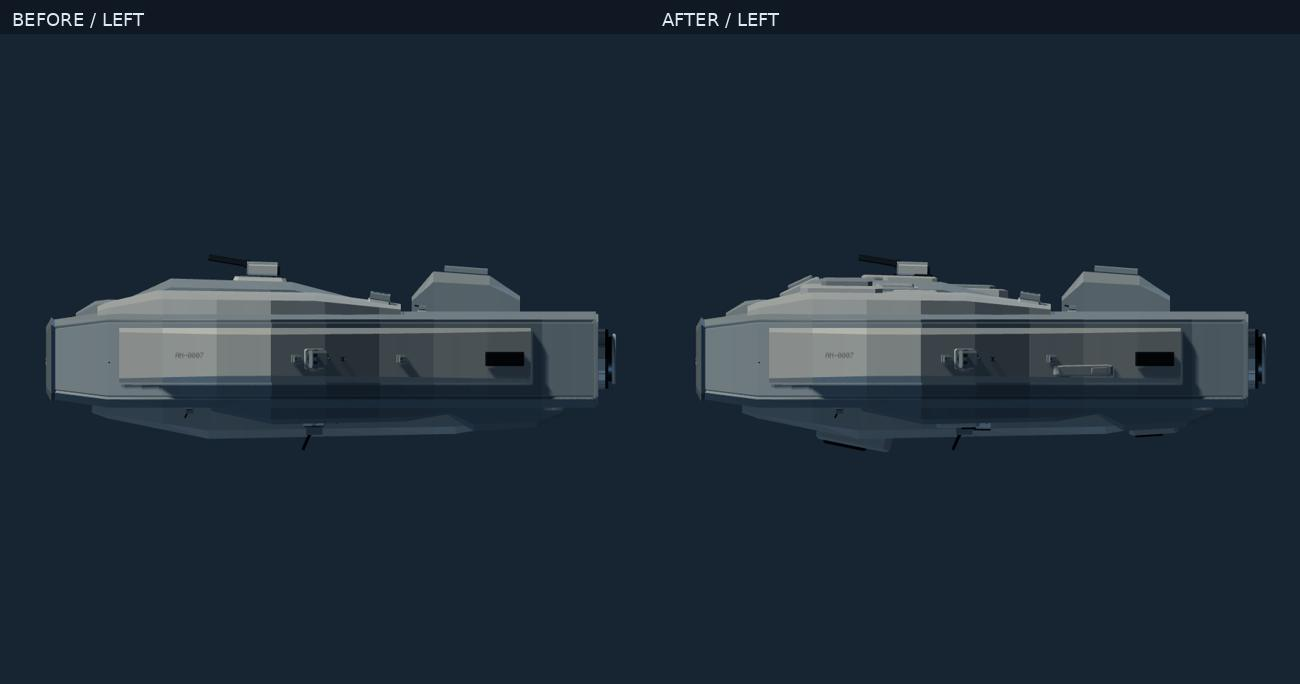
#> input picture qa/v1.8.5.3/review/before-after-LEFT.jpg, 1300 x 684 px, given in place of yard-aegis-ISOMETRIC.png, which was not available
$ python compose-meso-qa.py
#> lines starting #> are read from the running program, lines starting #| are printed output that depends on the picture
"""Compose actual Chromium captures; never substitute generated art for render evidence."""
from pathlib import Path
from PIL import Image,ImageDraw,ImageFont
root=Path('qa/v1.8.5.3');out=root/'review';out.mkdir(parents=True,exist_ok=True)
font=ImageFont.truetype('/usr/share/fonts/truetype/dejavu/DejaVuSans.ttf',18)
def sheet(name,items,columns=2,size=430):
#> called with name = 'shipyard-comparison.jpg', columns = 2, size = 430
 rows=(len(items)+columns-1)//columns;canvas=Image.new('RGB',(columns*size,rows*(size+34)),(16,25,35));d=ImageDraw.Draw(canvas)
#> after `canvas = Image.new('RGB', (columns * size, rows * (size + 34)), (16, 2`:
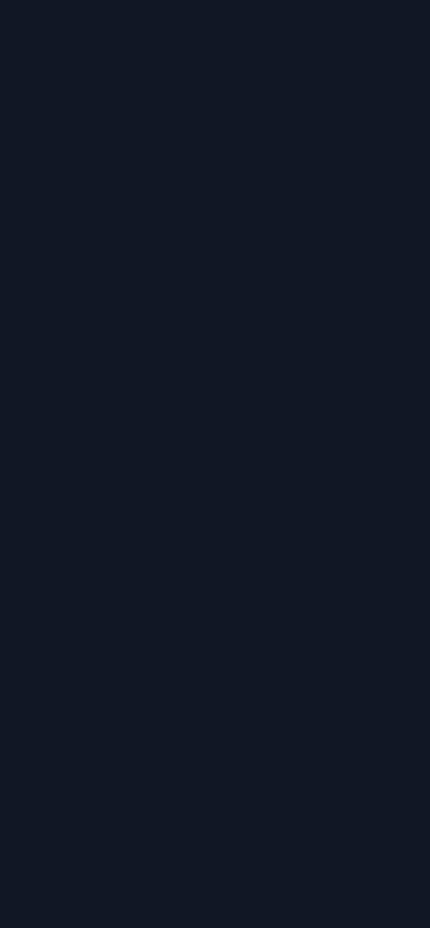
#> canvas: PIL image 860x1856 RGB (shown at 1/2 size); mean R, G, B 16, 25, 35
 for i,(label,path) in enumerate(items):
  im=Image.open(path).convert('RGB');im.thumbnail((size,size));x=(i%columns)*size;y=(i//columns)*(size+34);canvas.paste(im,(x+(size-im.width)//2,y+34));d.text((x+12,y+9),label,fill=(222,232,244),font=font)
#> in sheet, im is the input picture: PIL image 1300x684 RGB; mean R, G, B 31.9, 44.9, 56.8
#> pass 2 of the loop in sheet, `for i,(label,path) in enumerate(items):`:
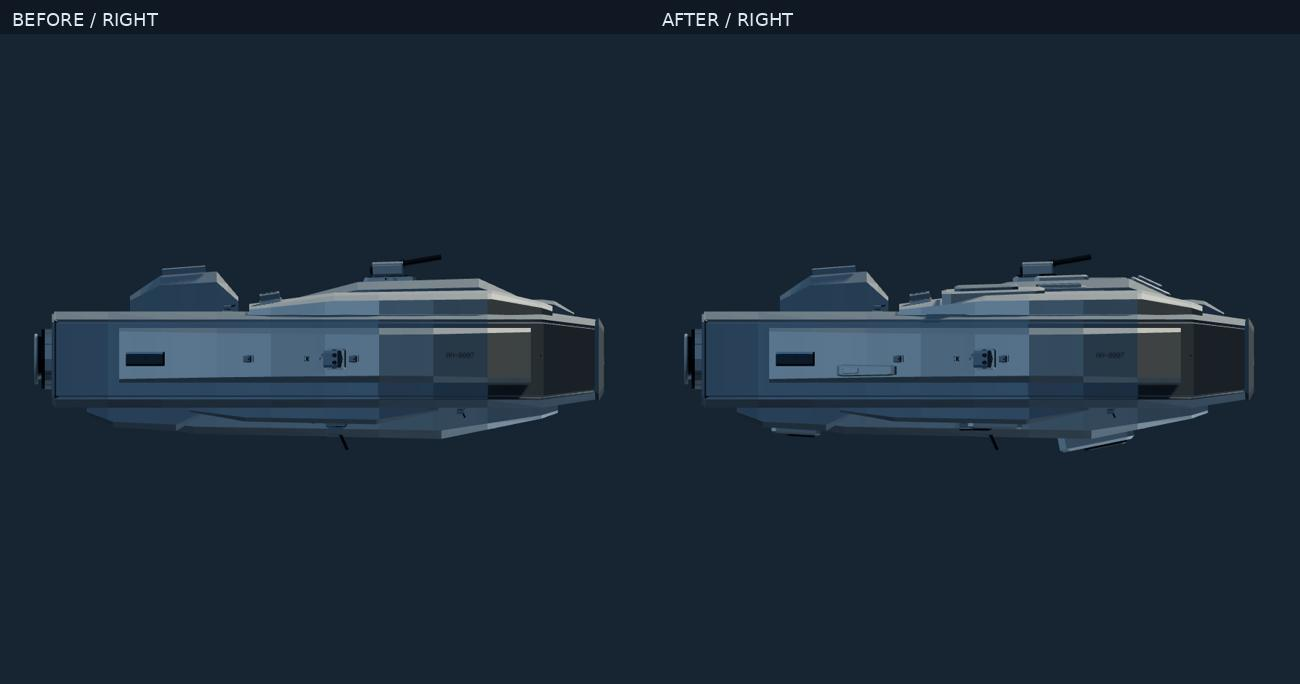
#> input picture qa/v1.8.5.3/review/before-after-RIGHT.jpg, 1300 x 684 px, given in place of yard-aegis-BOTTOM.png, which was not available
#> in sheet, im is the input picture: PIL image 1300x684 RGB; mean R, G, B 29.1, 43.6, 57.2
#> im: PIL image 430x226 RGB
#> in sheet, `canvas.paste(im, (x + (size - im.width) // 2, y + 34))`:
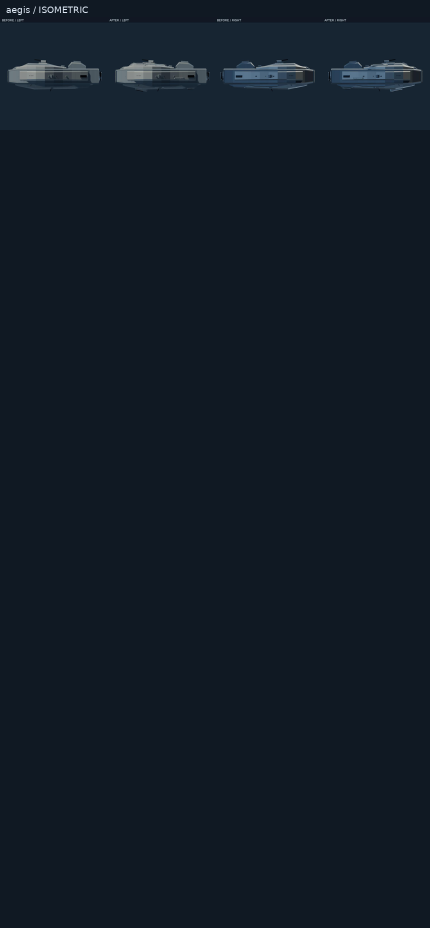
#> canvas: PIL image 860x1856 RGB (shown at 1/2 size); mean R, G, B 17.9, 27.4, 37.8
 canvas.save(out/name)
matrix=root/'matrix-release';final=root/'release-render'
#> (the run stopped early here; a loop or call above may not have finished)
